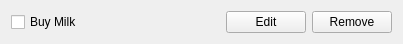
<?xml version="1.0" encoding="UTF-8"?>
<ui version="4.0">
 <class>Task</class>
 <widget class="QWidget" name="Task">
  <property name="geometry">
   <rect>
    <x>0</x>
    <y>0</y>
    <width>403</width>
    <height>44</height>
   </rect>
  </property>
  <property name="windowTitle">
   <string>Form</string>
  </property>
  <layout class="QHBoxLayout" name="horizontalLayout_2">
   <item>
    <layout class="QHBoxLayout" name="horizontalLayout">
     <item>
      <widget class="QCheckBox" name="ChkbxTask">
       <property name="text">
        <string>Buy Milk</string>
       </property>
      </widget>
     </item>
     <item>
      <spacer name="horizontalSpacer">
       <property name="orientation">
        <enum>Qt::Horizontal</enum>
       </property>
       <property name="sizeHint" stdset="0">
        <size>
         <width>40</width>
         <height>20</height>
        </size>
       </property>
      </spacer>
     </item>
     <item>
      <widget class="QPushButton" name="BtnEditTask">
       <property name="text">
        <string>Edit</string>
       </property>
      </widget>
     </item>
     <item>
      <widget class="QPushButton" name="BtnRemoveTask">
       <property name="text">
        <string>Remove</string>
       </property>
      </widget>
     </item>
    </layout>
   </item>
  </layout>
 </widget>
 <resources/>
 <connections/>
</ui>
